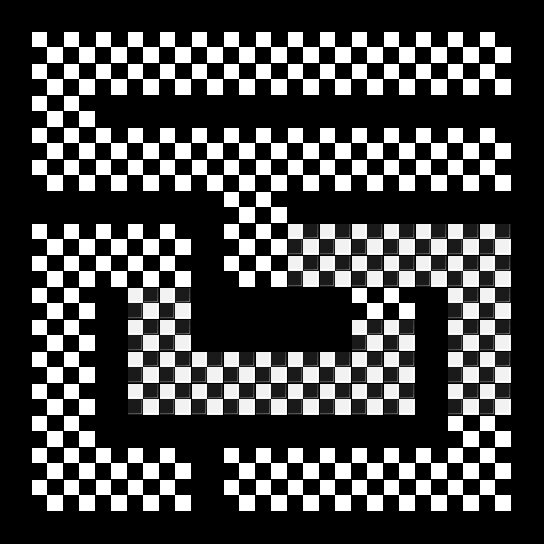

Rendered tile map (Tiled .tmx) drawn with the repository's tilesets; below, a short description and the full map source, tile grids included:
An orthogonal 17x17 tile map with 32x32 px tiles, 1 tile layer (Tile Layer 1) and 1 object.

<map version="1.0" orientation="orthogonal" renderorder="left-down" width="17" height="17" tilewidth="32" tileheight="32" nextobjectid="1">
 <tileset firstgid="1" name="28-04" tilewidth="32" tileheight="32" spacing="1" margin="1" tilecount="529" columns="23">
  <image source="../Art/28-04.png" width="788" height="788" />
  <tile id="2">
   <objectgroup draworder="index">
    <object id="0" x="0.363636" y="0.545455" width="31.4545" height="31.4545" />
   </objectgroup>
  </tile>
 </tileset>
 <layer name="Tile Layer 1" width="17" height="17">
  <data encoding="csv">
3,3,3,3,3,3,3,3,3,3,3,3,3,3,3,3,3,
3,119,119,119,119,119,119,119,119,119,119,119,119,119,119,119,3,
3,119,119,119,119,119,119,119,119,119,119,119,119,119,119,119,3,
3,119,119,3,3,3,3,3,3,3,3,3,3,3,3,3,3,
3,119,119,119,119,119,119,119,119,119,119,119,119,119,119,119,3,
3,119,119,119,119,119,119,119,119,119,119,119,119,119,119,119,3,
3,3,3,3,3,3,3,119,119,3,3,3,3,3,3,3,3,
3,119,119,119,119,119,3,119,119,73,73,73,73,73,73,73,3,
3,119,119,119,119,119,3,119,119,73,73,73,73,73,73,73,3,
3,119,119,3,73,73,3,3,3,3,3,119,119,3,73,73,3,
3,119,119,3,73,73,3,3,3,3,3,73,73,3,73,73,3,
3,119,119,3,73,73,73,73,73,73,73,73,73,3,73,73,3,
3,119,119,3,73,73,73,73,73,73,73,73,73,3,73,73,3,
3,119,119,3,3,3,3,3,3,3,3,3,3,3,119,119,3,
3,119,119,119,119,119,3,119,119,119,119,119,119,119,119,119,3,
3,119,119,119,119,119,3,119,119,119,119,119,119,119,119,119,3,
3,3,3,3,3,3,3,3,3,3,3,3,3,3,3,3,3
</data>
 </layer>
</map>
